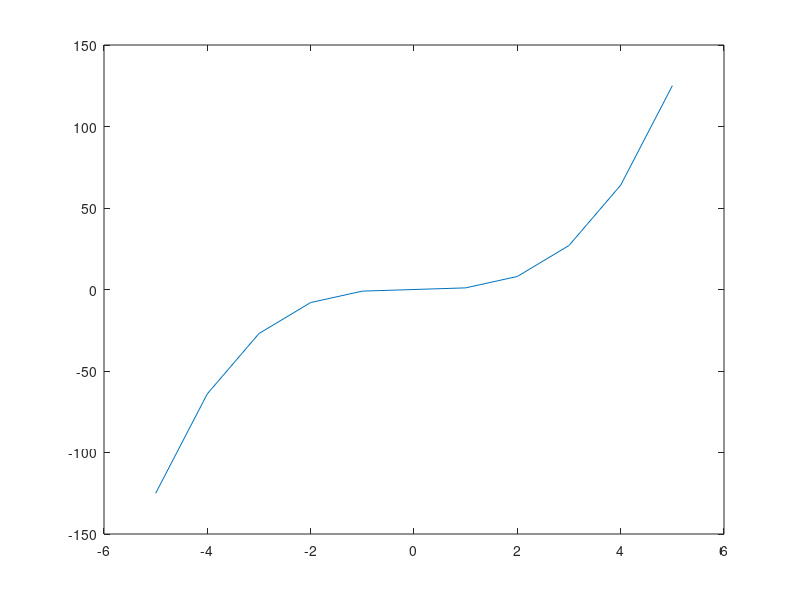

Reproduce this figure in MATLAB.

range = input('Introduce el rango a representar: ');

% TODO: Error checking, or allowing a vector directly

x = -range:range;

y = x.^3;

plot(x, y);
